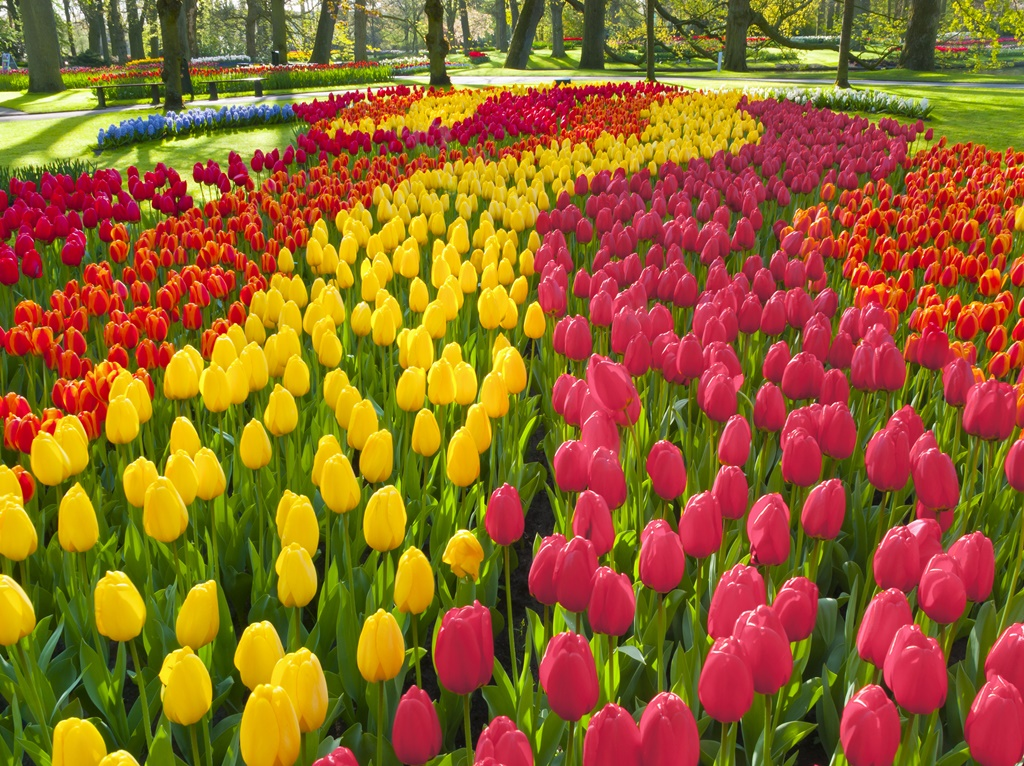
#> input picture Topico6/imgs/campo_de_flores.jpg, 1024 x 766 px, found by its file name
$ jupyter execute histogram.ipynb
#> lines starting #> are read from the running program, lines starting #| are printed output that depends on the picture
## Funcao de Mostrar as imagens com a matplotlib

[cell 1]
import cv2
import matplotlib.pyplot as plt
import numpy as np

def showImages(imgsArray, titlesArray, size, grid=(1,1)):

    y, x = grid
    fig, axes = plt.subplots(y, x, figsize = size)
    axes = axes.ravel() if isinstance(axes, np.ndarray) else np.array([axes])

    if len(imgsArray) != len(titlesArray):
        print("Error: the numbers of images and titles has to be the same!")
        return

    for idx, (img,title) in enumerate(zip(imgsArray, titlesArray)):
        if len(img.shape) == 2: # the image is gray tones
            axes[idx].imshow(img, cmap='gray')
        else : # the image is RGB
            axes[idx].imshow(img)
        axes[idx].set_title(title, fontdict={'fontsize':18, 'fontweight': 'medium'}, pad=10)
        if len(title) == 0:
            axes[idx].axis('off')

    plt.tight_layout()
    plt.show()

gray_img = cv2.imread("Topico6\imgs\campo_de_flores.jpg",0)
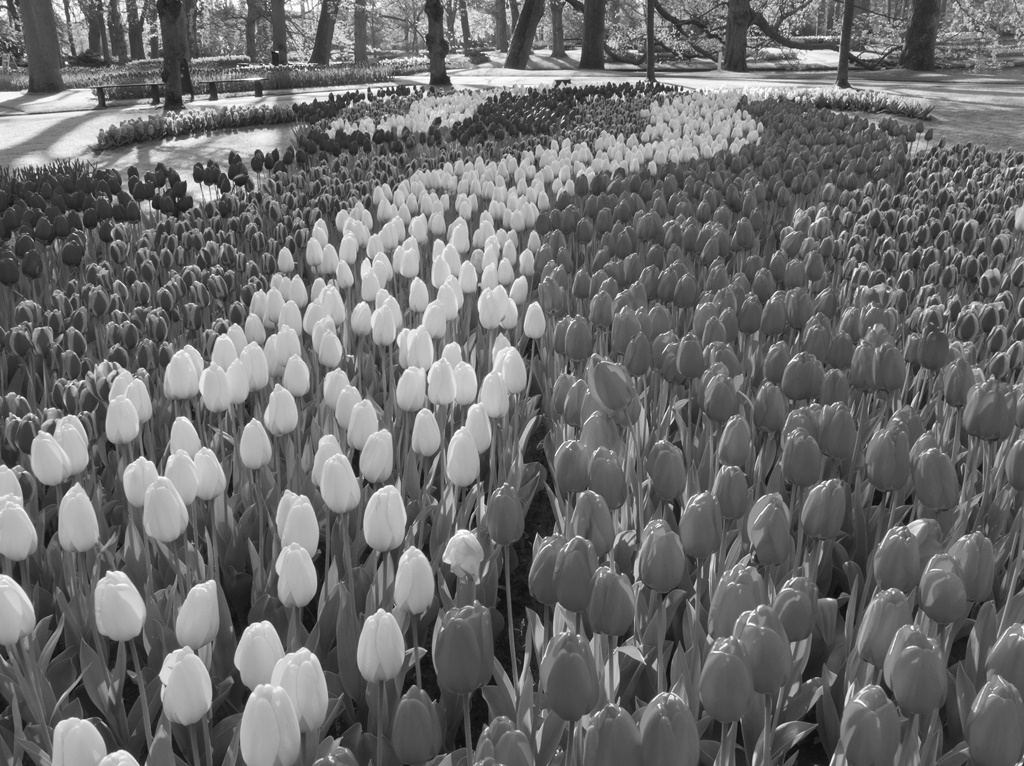
#> gray_img: shape (766, 1024); min 9, max 255, mean 107.2

#nao precisa tranformar a img em cinza, ao dar o canl ja faz automaticamente

histogram = cv2.calcHist([gray_img], [0], None, [256], [0,256])
#> histogram = 256 values, max 11394 at index 76, min 0 at index 0, mean 3064

#plotar o histograma

plt.figure()
plt.title("Historgrama de escala de cinza")
plt.xlabel("Bings")
plt.ylabel("# de pixels")
plt.plot(histogram)
plt.xlim([0,256])
plt.show()
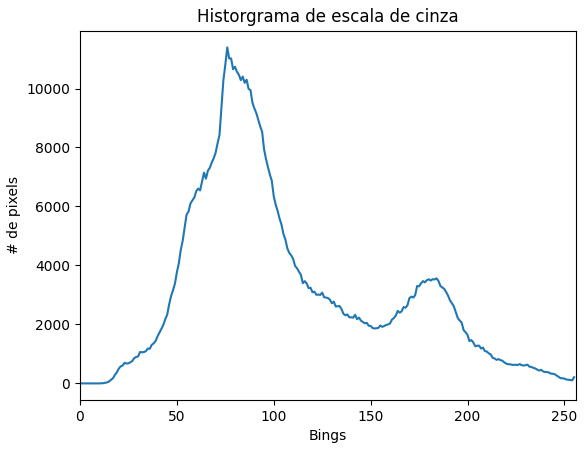
#> figure drawn by matplotlib, 1 panel; curve peaks at x = 76, y = 11394

cv2.imshow("Imagem cinza",gray_img)

$ run again, with Topico6/imgs/FLIR0196.jpg copied over Topico6/imgs/campo_de_flores.jpg
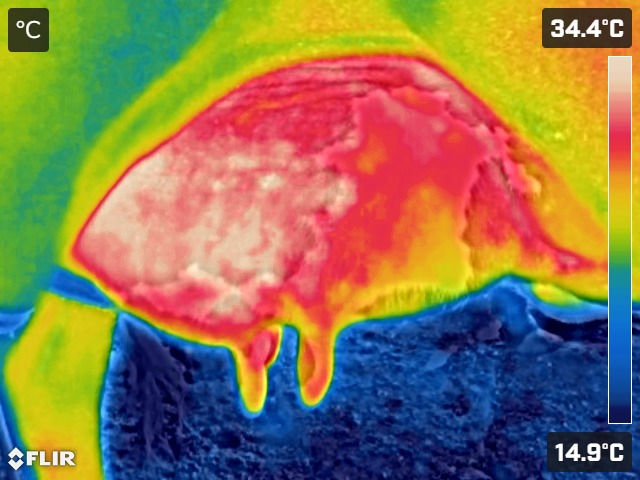
#> input picture Topico6/imgs/FLIR0196.jpg, 640 x 480 px, found by its file name
#> `gray_img = cv2.imread("Topico6\imgs\campo_de_flores.jpg",0)`:
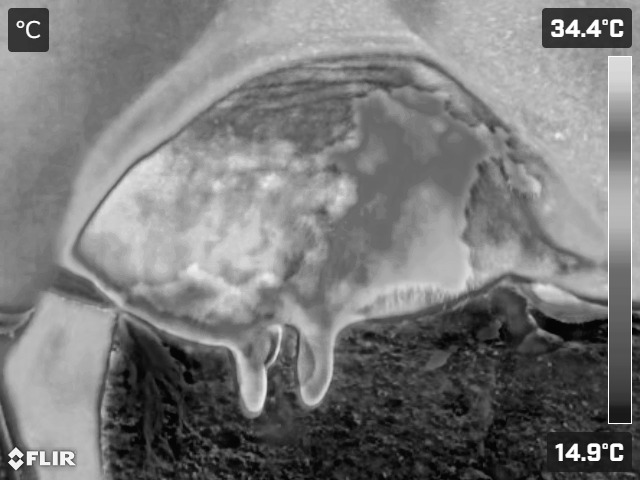
#> gray_img: shape (480, 640); min 1, max 255, mean 122.6
#> histogram = 256 values, max 4485 at index 182, min 0 at index 0, mean 1200
#> `plt.show()`:
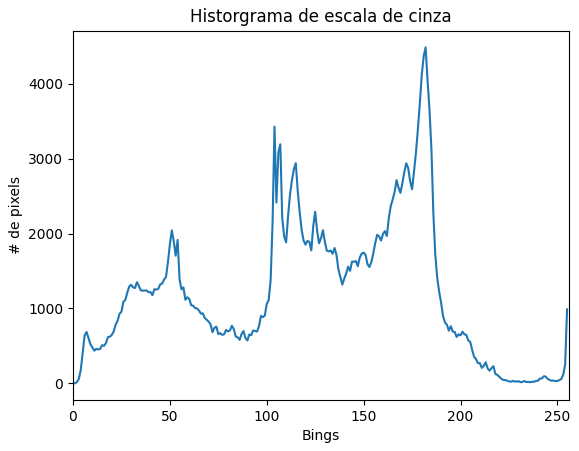
#> figure drawn by matplotlib, 1 panel; curve peaks at x = 182, y = 4485
